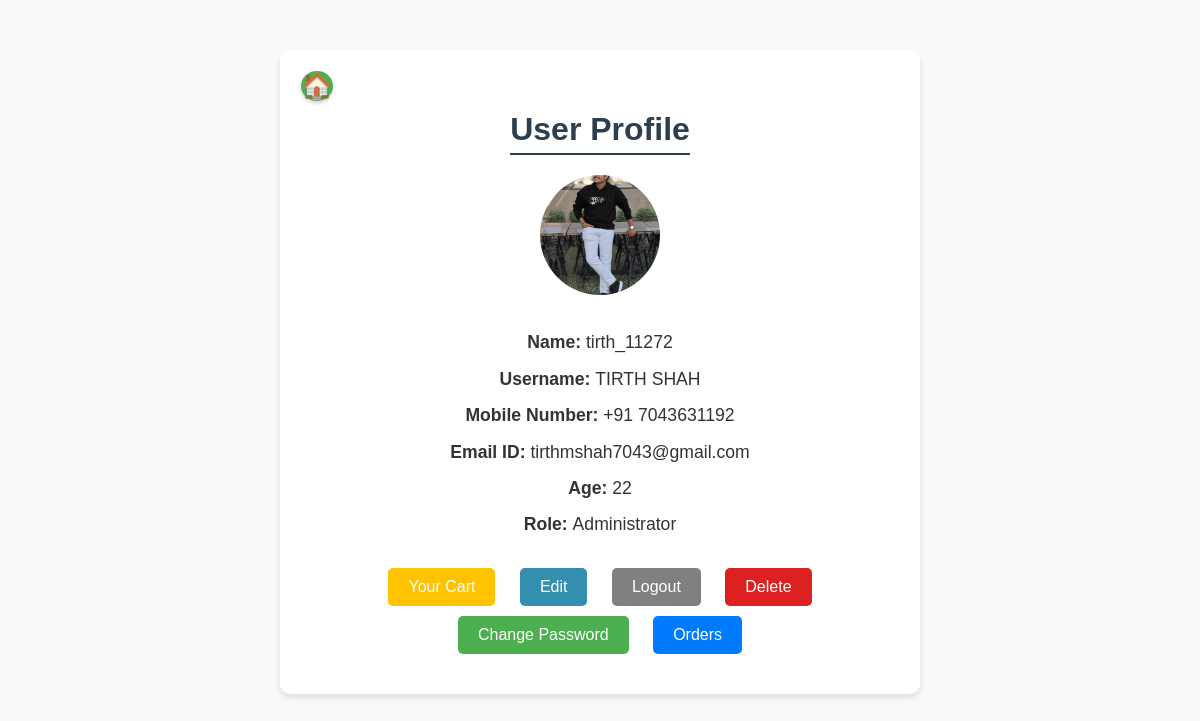
The page /user_profile/ (signed in) on the database its author committed.
### items/models.py (models this page shows, shortened)
class User(models.Model):
    class GenderChoices(models.TextChoices):
        MALE = 'M', 'Male'
        FEMALE = 'F', 'Female'
        OTHER = 'O', 'Other'
    user_username = models.CharField(max_length=18,primary_key=True,validators=[
                    RegexValidator(regex=r'^[a-zA-Z0-9_]+$',
                    message='Username can only contain letters, numbers, and underscores.',
                    code='invalid_username')])
    user_name = models.CharField(max_length=50)
    user_email = models.EmailField()
    user_mobile = models.IntegerField()
    user_password = models.CharField(max_length=50,validators=[MinLengthValidator(8,message="Field must be at least 5 characters long."),
                    RegexValidator(regex=r'^(?=.*[A-Z])(?=.*\d)(?=.*[@$!%*?&#])[A-Za-z\d@$!%*?&#]{8,}$',
                    message=("Password must contain at least 8 characters, "
                    "including one uppercase letter, one number, and one special character."))])
    user_gender = models.CharField(max_length=1, choices=GenderChoices.choices)
    user_age = models.IntegerField()
    user_role = models.CharField(max_length=25)
    user_order = models.JSONField(null=True)
    user_cart = models.JSONField(null=True)
    user_image = models.ImageField(upload_to='profile_pics/', null=True, blank=True)
    user_address = models.JSONField(null=True,blank=True)

### items/views.py (the view)
# urls.py: path('user_profile/',views.user_profile,name='user_profile'),
def user_profile(request):
    if 'logged_user' in request.session:
        user_data = request.session['logged_user']
        logged_user=User.objects.filter(user_username=user_data)
    else:
        return redirect('user_login')
    return render(request,'items/user_profile.html',{'logged_user':logged_user})

### items/templates/items/user_profile.html (shortened to what this page needs)
{% extends "base.html" %}
{% load static %}
{% block css_files %}
<link rel="stylesheet" href="{% static 'items/user_profile.css' %}">
{% endblock %}
{% block content %}
<div class="profile-container">
    <div class="profile-card">
    <a href="{%url 'show_product'%}" class="home-icon-link">
        <span class="home-icon">&#127968;</span>
    </a>
        <h1 class="profile-heading">User Profile</h1>
        {% for i in logged_user %}
        <div class="profile-info">
            <div class="profile-image">
                <img src="{% if i.user_image %}{{ i.user_image.url }}{%else%}{% static 'items/images/profile_photo.png' %}{%endif%}" alt="Profile Picture" class="profile-img">
            </div>
            <p><strong>Name: </strong>{{ i.user_username }}</p>
            <p><strong>Username: </strong>{{ i.user_name }}</p>
            <p><strong>Mobile Number: </strong>+91 {{ i.user_mobile }}</p>
            <p><strong>Email ID: </strong>{{ i.user_email }}</p>
            <p><strong>Age: </strong>{{ i.user_age }}</p>
            {% if i.user_role == "Administrator" %}
                <p><strong>Role: </strong>{{ i.user_role }}</p>
            {% endif %}
        </div>
        <div class="profile-actions">
            <a href="{% url 'show_cart' %}">
                <button class="btn" style="background-color: #FFC300;color: #fff;">Your Cart</button></a>
            <a href="{% url 'update_user' i.user_username %}">
                <button class="btn" style="background-color: #348eaf; color: #fff;">Edit</button></a>
            <a href="{% url 'logout_user' %}">
                <button class="btn" style="background-color: rgb(128, 128, 128); color: #fff;">Logout</button></a>
            <a href="{% url 'del_account' i.user_username %}">
                <button class="btn" style="background-color: rgb(221, 33, 33); color: #fff;">Delete</button>
            </a>
            <a href="{% url 'send_mail' i.user_username %}" onclick="showPasswordResetAlert()">
                <button class="btn" style="background-color:#4CAF50; color: #fff;">Change Password</button></a>
            <a href="{% url 'see_orders' i.user_username %}">
                <button class="btn" style="background-color: #007bff; color: #fff;">Orders</button>
            </a>
        </div>
        {% endfor %}
    </div>
</div>
{% endblock %}

### items/static/items/user_profile.css (style rules this page uses)
body { margin: 0; font-family: Arial, sans-serif; background-color: #f9f9f9; color: #333; }
.profile-container { max-width: 600px; margin: 50px auto; padding: 20px; background: #fff; box-shadow: 0 4px 6px rgba(0, 0, 0, 0.1); border-radius: 10px; text-align: center; }
.home-icon-link { position: absolute; top: 1px; left: 1px; background-color: #4CAF50; font-size: 1.6rem; color: #348eaf; text-decoration: none; border-radius: 50%; box-shadow: 0 2px 4px rgba(0, 0, 0, 0.2); transition: color 0.3s ease, transform 0.3s ease-in-out; }
.profile-heading { font-size: 2rem; color: #2c3e50; margin-bottom: 20px; border-bottom: 2px solid #2c3e50; display: inline-block; padding-bottom: 5px; }
.profile-card { position: relative; padding: 20px; }
.profile-info p { font-size: 1.1rem; margin: 10px 0; line-height: 1.5; }
.profile-image { margin-bottom: 20px; }
.profile-img { width: 120px; height: 120px; border-radius: 50%; object-fit: cover; margin-bottom: 10px; }
.profile-actions { margin-top: 20px; }
.btn { font-size: 1rem; padding: 10px 20px; margin: 10px 10px 0; border: none; border-radius: 5px; cursor: pointer; transition: all 0.3s ease-in-out; }

### rows shown on the page
User: user_image (picture), user_username "tirth_11272", user_name "TIRTH SHAH", user_mobile "7043631192", user_email "tirthmshah7043@gmail.com", user_age "22", user_role "Administrator"
